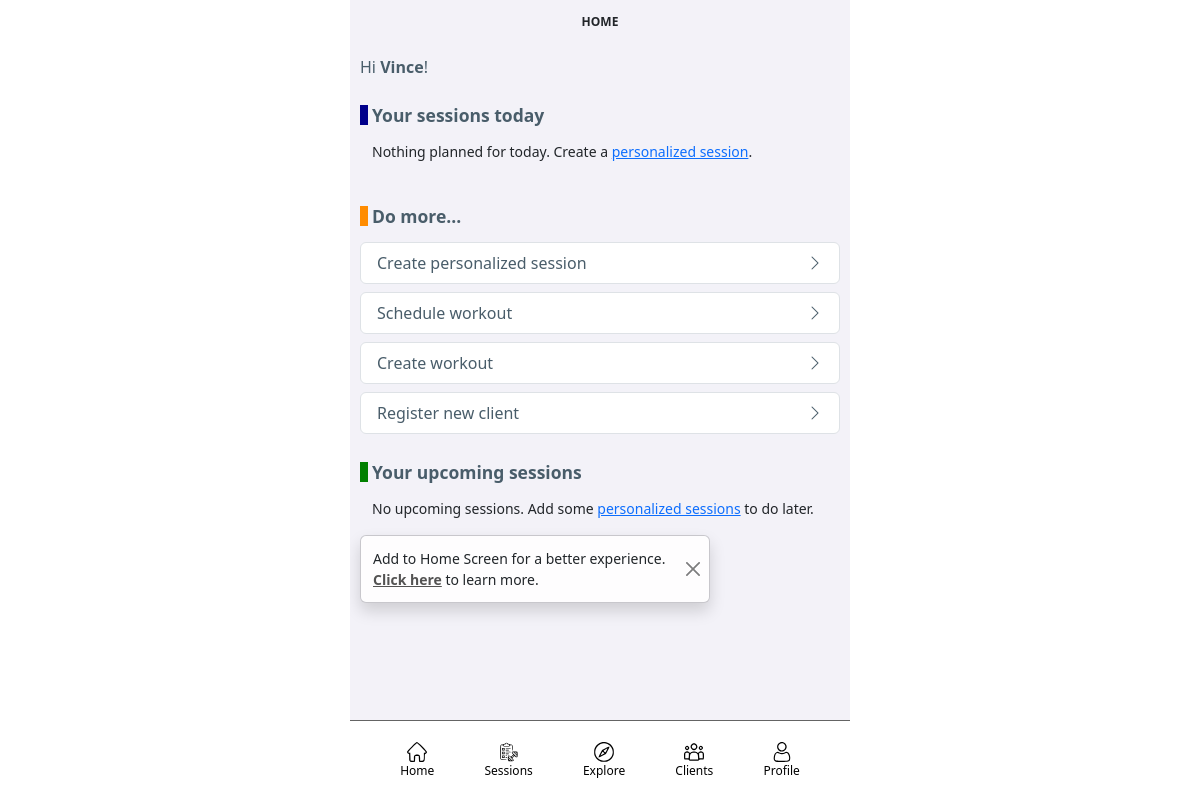
The app's page /fitnessApp/ (signed in), older data.
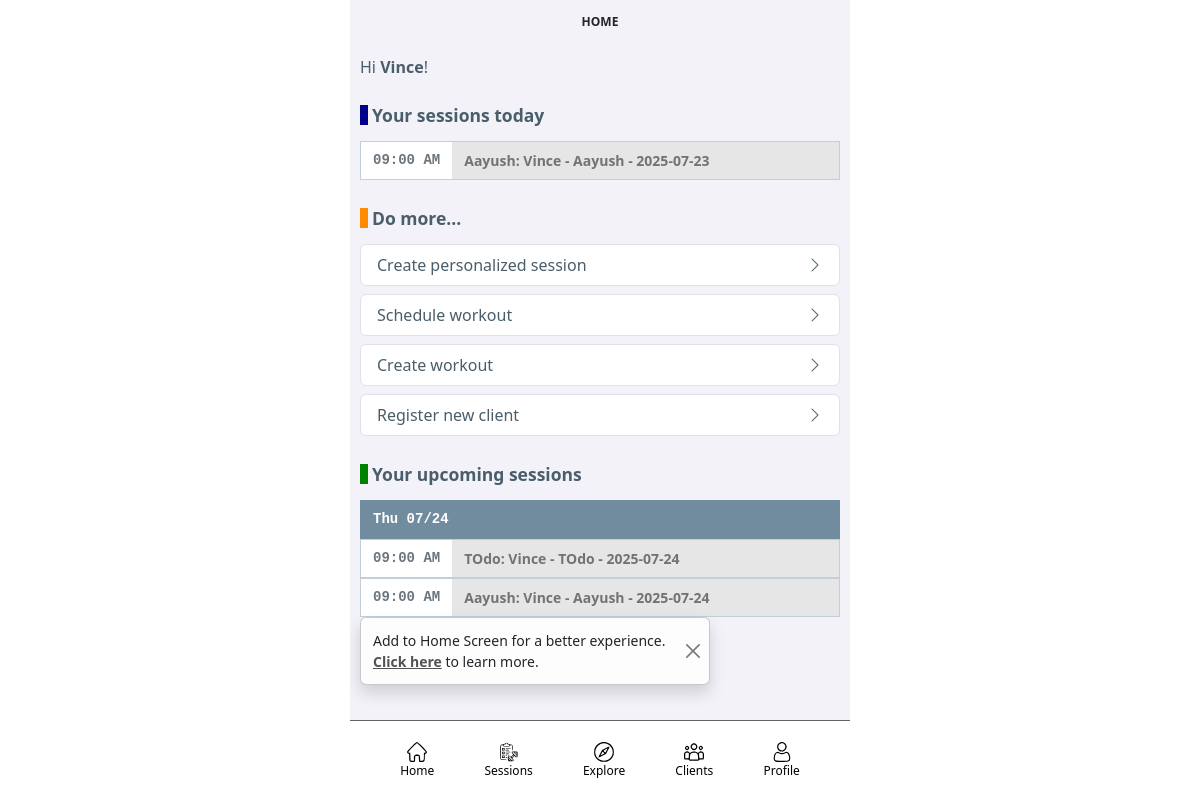
The same page, newer data.
### fitnessApp/models/workoutSession_models.py (models this page shows)
class WorkoutSession(models.Model):
    workout = models.ForeignKey(Workout, on_delete=models.CASCADE)
    person = models.ForeignKey(FitnessAppPerson, on_delete=models.CASCADE, default="")
    scheduled_date = models.DateField(null=True, blank=True)
    scheduled_time = models.TimeField(null=True, blank=True)
    status = models.CharField(max_length=20, choices=WORKOUT_SESSION_STATUS_CHOICES, default="CREATED")
    current_step_sequence = models.IntegerField(default = 1)
    creator = models.ForeignKey(FitnessAppPerson, on_delete=models.SET_NULL, null=True, related_name='creator')

### fitnessApp/models/fitnessAppUser_models.py (models this page shows, shortened)
class FitnessAppPerson(models.Model):
    first_name = models.CharField(max_length=500, null=False, blank=False)
    last_name = models.CharField(max_length=500, blank=True)
    coach_flag = models.BooleanField(default=False)
    coach = models.ForeignKey('self', on_delete=models.SET_NULL, null=True)
    email = models.EmailField(max_length=100, null=True, blank=True)
    phone_number = models.CharField(max_length=20, null=True, blank=True)

### fitnessApp/models/workout_models.py (models this page shows, shortened)
class Workout(models.Model):
    name = models.CharField(max_length=200)
    description = models.CharField(max_length=500, blank=True)
    duration = models.IntegerField(default = 60)
    difficulty_level = models.CharField(max_length=20, choices=DIFFICULTY_LEVEL_CHOICES, default="UNSPECIFIED")
    target = models.CharField(max_length=20, choices=TARGET_CHOICES, default="UNSPECIFIED")
    public_flag = models.BooleanField(default=False)
    personalized_flag = models.BooleanField(default=False)
    video_id = models.CharField(max_length=50, blank=True)
    creator = models.ForeignKey(FitnessAppPerson, on_delete=models.SET_NULL, null=True)

### fitnessApp/views/home_views.py (the view, shortened to what this page needs)
# urls.py: path("", HomeView.as_view(), name="home"),
class HomeView(TemplateView):
    template_name = "home.html"
    def get_context_data(self, **kwargs):
        context = super().get_context_data(**kwargs)
        if (self.request.user.is_authenticated):
            context['today'] = date.today()
            if (self.request.user.person.coach_flag):
                context['activeSessions'] = WorkoutSession.objects.filter(Q(creator=self.request.user.person), scheduled_date=date.today()).order_by((F('scheduled_time').asc(nulls_last=True)))
                context['upcomingSessions'] = WorkoutSession.objects.filter(Q(creator=self.request.user.person) & (Q(scheduled_date__gt=date.today()) | Q(scheduled_date__isnull=True))).order_by((F('scheduled_date').asc(nulls_last=True)), (F('scheduled_time').asc(nulls_last=True)))
        return context

### fitnessApp/templates/home.html (shortened to what the changed rows need)
{% extends "base/base.html" %}
{% load static %}
{% block content %}
<div class="row h-100">
<div class="col">
{% if user.is_authenticated %}
<div class="container-fluid overflow-scroll" style="max-height: 11rem; scrollbar-width: none;">
    {% for item in activeSessions %}
        {% include 'workoutsession_card.html' %}
    {% empty %}
        <p><small>Nothing planned for today. Create a <a href="{% url 'build-session' %}">personalized session</a>.</small></p>
    {% endfor %}
</div>
<div class="container-fluid" style="scrollbar-width: none;">
    {% regroup upcomingSessions by scheduled_date as grouped_upcomingSessions %}
    {% for group in grouped_upcomingSessions %}
        <div class="row fitnessapp-border-color-content">
            <div class="col pt-2 pb-2 font-monospace fitnessapp-bg-color-content">
                <span class="text-white fw-bolder"><small>{{ group.grouper|date:'D m/j'}}</small></span>
            </div>
        </div>
        {% for item in group.list %}
            {% include 'workoutsession_card.html' %}
        {% endfor %}
    {% empty %}
        <p><small>No upcoming sessions. Add some <a href="{% url 'build-session' %}">personalized sessions</a> to do later.</small></p>
    {% endfor %}
</div>
{% endif %}
</div>
</div>
{% endblock %}

### fitnessApp/templates/workoutsession_card.html (shortened to what this page needs)
<a class="fitnessapp-profile-item" href="{% url 'workoutsession-do' item.id %}">
    <div class="row fitnessapp-bg-color-content-lighter fitnessapp-border-color-content-light">
        <div class="col-auto pt-2 pb-2 bg-white font-monospace">
            <span class="text-secondary fw-bolder"><small>{{ item.scheduled_time|date:'h:i A'}}</small></span>
        </div>
        <div class="col pt-2 pb-2 fitnessapp-bg-color-content-lighter">
            <span class="text-black-50 fw-bolder"><small>{{ item.person.first_name }}:&nbsp;{{ item.workout.name }}</small></span>
        </div>
    </div>
</a>

Row changes from the older to the newer data that the page shows:
added WorkoutSession: scheduled_time "09:00 AM", person.first_name "Aayush", workout.name "Vince - Aayush - 2025-07-23", shown under "Hi Vince!"
added WorkoutSession: grouper "Thu 07/24", scheduled_time "09:00 AM", person.first_name "TOdo", workout.name "Vince - TOdo - 2025-07-24"
added WorkoutSession: scheduled_time "09:00 AM", person.first_name "Aayush", workout.name "Vince - Aayush - 2025-07-24", shown under "Thu 07/24"
Text that changed along with them:
text no longer shown: "Nothing planned for today. Create a personalized session . No upcoming sessions. Add some personalized sessions to do later."
